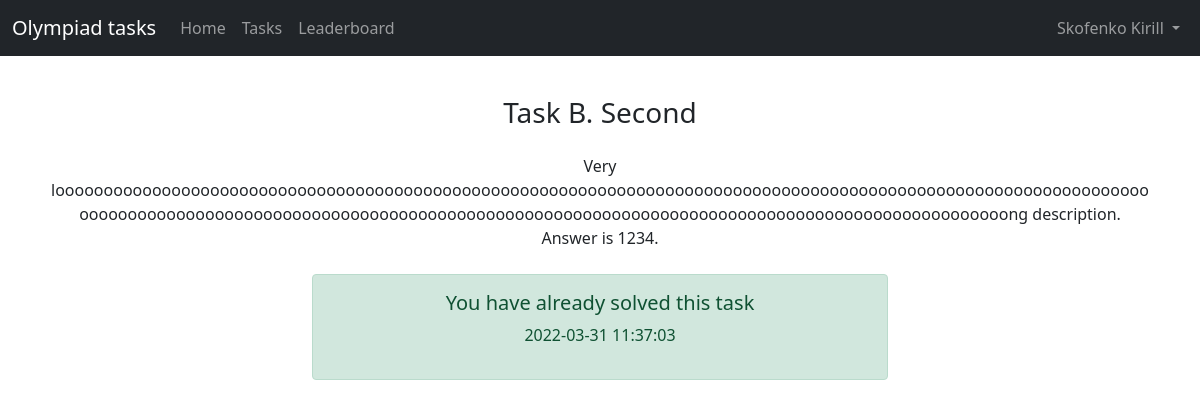
The page /tasks/2 (signed in) on the database its author committed.
### models.py (models this page shows, shortened)
class User(db.Model):
    id = db.Column(db.Integer, primary_key=True)
    name = db.Column(db.String(30), nullable=False, unique=True)
    email = db.Column(db.String(30), nullable=False, unique=True)
    psw_hash = db.Column(db.String(72), nullable=False)

class Task(db.Model):
    id = db.Column(db.Integer, primary_key=True)
    name = db.Column(db.String(30), nullable=False)
    text = db.Column(db.Text, nullable=False)
    answer = db.Column(db.Text, nullable=False)

### routes.py (the view)
@blueprint.route('/tasks/<task_id>', methods=['GET', 'POST'])
def task(task_id):
    if 'user' not in session:
        return redirect('/login')
    else:
        try:
            olymp_task = db.session.query(Task.name, Task.text).filter(Task.id == task_id).one()
        except NoResultFound:
            return "No such task!", 400
        user_id, = db.session.query(User.id).filter(User.name == session.get('user')).one()
        time = db.session.query(Completed.time).filter(Completed.task_id == task_id,
                                                       Completed.user_id == user_id).first()
        if request.method == 'POST':
            if time:
                return 'You have already completed this task', 400
            answer = request.form.get('answer').strip()
            if not answer:
                return render_template('task.html', user=session.get('user'), task=olymp_task,
                                       error='Write down your answer!')
            if olymp_task.answer == answer:
                db.session.add(Completed(user_id=user_id, task_id=task_id))
                db.session.commit()
                return redirect(f'/tasks/{task_id}')
            else:
                return render_template('task.html', user=session.get('user'), task=olymp_task, answer=answer,
                                       error='Wrong answer!')
        else:
            if time:
                return render_template('task.html', time=time[0], user=session.get('user'), task=olymp_task)
            else:
                return render_template('task.html', user=session.get('user'), task=olymp_task)

### templates/task.html (shortened to what this page needs)
{% extends 'header.html' %}
{% block content %}
<div class="text-center p-4">
    <h3 class="m-3">{{task.name}}</h3>
    <p class="m-4" style="white-space: pre-line">{{task.text}}</p>
    {% if time is defined %}
    <div class="alert alert-success w-50 m-auto" role="alert">
        <h5>You have already solved this task</h5>
        <p>{{ time }}</p>
    </div>
    {% endif %}
</div>
{% endblock %}

### templates/header.html (shortened to what this page needs)
{% extends 'base.html' %}
{% block header %}
<nav class="navbar navbar-expand-lg navbar-dark bg-dark">
    <div class="container-fluid">
        <a class="navbar-brand">Olympiad tasks</a>
        <div class="collapse navbar-collapse" id="navbarSupportedContent">
            <ul class="navbar-nav">
                <li class="nav-item">
                    <a class="nav-link" aria-current="page" href="/">Home</a>
                </li>
                <li class="nav-item">
                    <a class="nav-link" href="/tasks">Tasks</a>
                </li>
                <li class="nav-item">
                    <a class="nav-link" href="/leaderboard">Leaderboard</a>
                </li>
            </ul>
            <ul class="navbar-nav ms-auto">
                {% if user is not none %}
                <li class="nav-item dropdown">
                    <a class="nav-link dropdown-toggle" id="navbarDropdown" role="button" data-bs-toggle="dropdown"
                       aria-expanded="false">
                        {{ user }}
                    </a>
                </li>
                {% else %}
                <li class="nav-item">
                    <a class="nav-link" href="/login">Login</a>
                </li>
                {% endif %}
            </ul>
        </div>
    </div>
</nav>
{% endblock %}

### static/base.css (style rules this page uses)
html { overflow-wrap: break-word; }

### rows shown on the page
User: name "Skofenko Kirill"
Task: name "Task B. Second", text "Very looooooooooooooooooooooooooooooooooooooooooooooooooooooooooooooooooooooooooooooooooooooooooooooooooooooooooooooooooooooooooooooooooooooooooooooooooooooooooooooooooooooooooooooooooooooooooooooooooooooooooooooooong description. Answer is 1234."

### other values the page prints
{{ time }} "2022-03-31 11:37:03"
